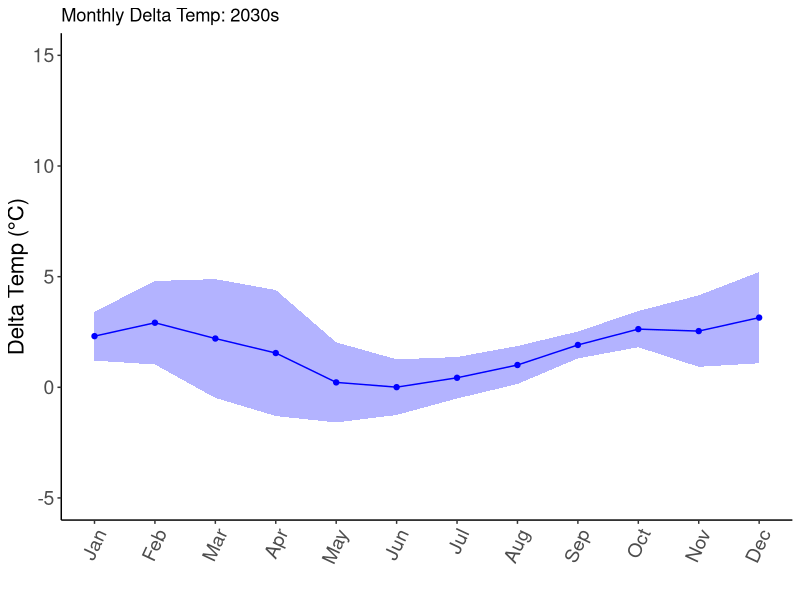
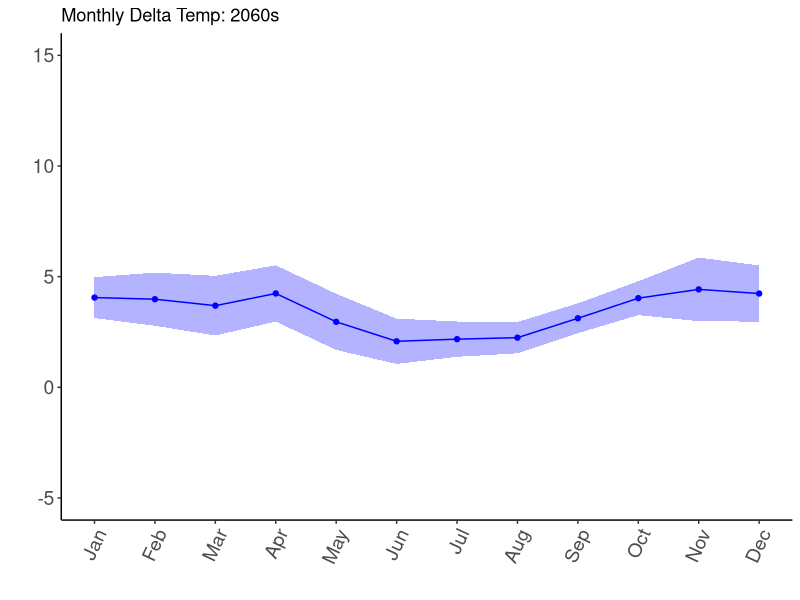
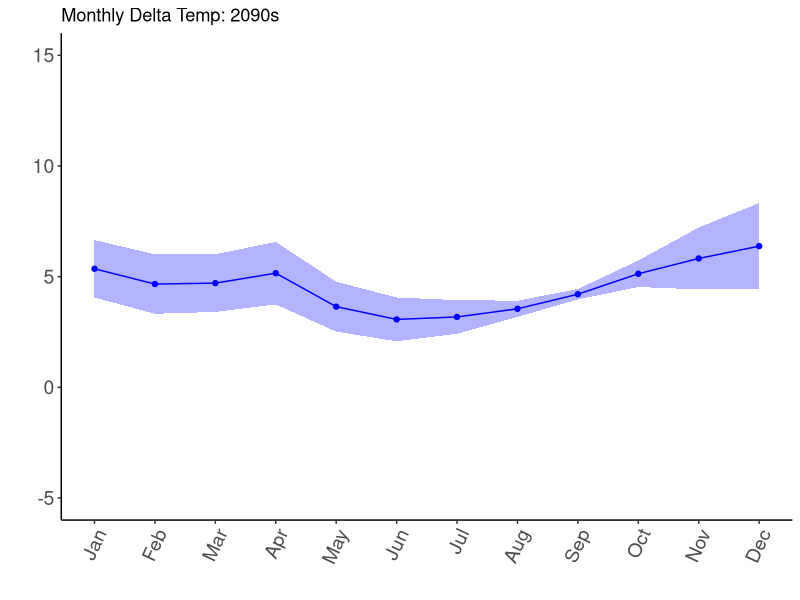
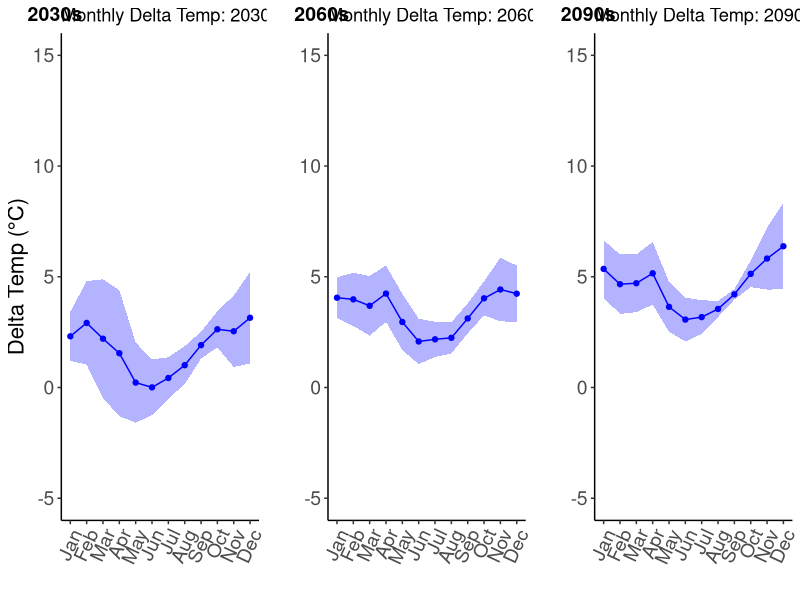

These charts were generated, in order, by the following R code:
#YF Monthly Temp Changes RCP 4.5

rm(list = ls())

# Load required libraries
library(dplyr)
library(ggplot2)
library(ggpubr)
library(lubridate)

# Read in the dataset (update file path as necessary)
# Assuming the dataset is stored in a CSV file
Mod_YF45 <- read.csv("Corr_Mod_YF45_0.csv")

# Convert 'time' to Date and extract year and month
Mod_YF45$time <- as.Date(Mod_YF45$time, format = "%Y-%m-%d")
Mod_YF45$Year <- year(Mod_YF45$time)
Mod_YF45$Month <- format(Mod_YF45$time, "%B")

# Calculate monthly averages for each decade
calculate_monthly_averages <- function(data, decade_start, decade_end) {
  # Initialize empty dataframe to store monthly averages
  monthly_avg_table <- data.frame(Pond = character(), Month = factor(), AvgTemp = numeric(), Year = integer(), stringsAsFactors = FALSE)
  
  # Loop through each year in the decade
  for (yr in decade_start:decade_end) {
    yearly_data <- data %>%
      filter(Year == yr)
    
    # Loop through each pond
    for (pond_name in unique(data$pond_name)) {
      pond_data <- yearly_data %>%
        filter(pond_name == pond_name)
      
      # Loop through each month
      for (month in month.name) {
        monthly_data <- pond_data %>%
          filter(Month == month)
        
        # Calculate the mean of 'med' for the current month
        avg_temp <- mean(monthly_data$med, na.rm = TRUE)
        
        # Append results to monthly_avg_table dataframe
        monthly_avg_table <- rbind(
          monthly_avg_table,
          data.frame(Pond = pond_name, Month = factor(month, levels = month.name), AvgTemp = avg_temp, Year = yr)
        )
      }
    }
  }
  
  return(monthly_avg_table)
}

# Calculate monthly averages for the historical and projected decades
monthly_means <- calculate_monthly_averages(Mod_YF45, 2012, 2020)
monthly_avg_2030s <- calculate_monthly_averages(Mod_YF45, 2030, 2039)
monthly_avg_2060s <- calculate_monthly_averages(Mod_YF45, 2060, 2069)
monthly_avg_2090s <- calculate_monthly_averages(Mod_YF45, 2090, 2099)

# Combine all datasets into one dataframe and add a Decade column
monthly_means <- monthly_means %>% mutate(Decade = "2020s")
monthly_avg_2030s <- monthly_avg_2030s %>% mutate(Decade = "2030s")
monthly_avg_2060s <- monthly_avg_2060s %>% mutate(Decade = "2060s")
monthly_avg_2090s <- monthly_avg_2090s %>% mutate(Decade = "2090s")

combined_monthly_avg <- bind_rows(monthly_means, monthly_avg_2030s, monthly_avg_2060s, monthly_avg_2090s)
str(combined_monthly_avg)

# Calculate the difference from the reference year (2020s)
reference_year_avg <- combined_monthly_avg %>%
  filter(Decade == "2020s") %>%
  group_by(Month) %>%
  summarise(avg_temp_ref_year = mean(AvgTemp, na.rm = TRUE))

combined_monthly_avg <- combined_monthly_avg %>%
  left_join(reference_year_avg, by = "Month") %>%
  mutate(diff_AvgTemp = AvgTemp - avg_temp_ref_year)

# Filter out the reference decade for further analysis
DeltaMonthly_YF45 <- combined_monthly_avg %>% filter(Decade != "2020s")

# Group by Month and Decade, calculate mean and standard deviation of differences
summary_stats2 <- DeltaMonthly_YF45 %>%
  mutate(Month = format(as.Date(paste0(Month, " 1 2000"), "%B %d %Y"), "%m")) %>%  # Standardize month to numeric
  group_by(Month, Decade) %>%
  summarise(
    mean_diff_AvgTemp = mean(diff_AvgTemp, na.rm = TRUE),
    sd_diff_AvgTemp = sd(diff_AvgTemp, na.rm = TRUE),
    .groups = "drop"
  )
summary_stats2

# Function to create plots for each decade
create_plot <- function(data, decade_label, y_label = "Delta Temp (°C)") {
  data <- data %>% mutate(Month = as.numeric(Month))  # Convert Month to numeric for plotting
  
  ggplot(data, aes(x = Month)) +
    geom_point(aes(y = mean_diff_AvgTemp), color = "blue") +
    geom_line(aes(y = mean_diff_AvgTemp), color = "blue") +
    geom_ribbon(aes(ymin = mean_diff_AvgTemp - sd_diff_AvgTemp, 
                    ymax = mean_diff_AvgTemp + sd_diff_AvgTemp), 
                fill = "blue", alpha = 0.3) +
    scale_x_continuous(breaks = 1:12, labels = month.abb) +
    ylim(-5, 15) +
    theme_classic() +
    labs(x = "", y = y_label, title = paste("Monthly Delta Temp:", decade_label)) +
    theme(
      axis.text.x = element_text(angle = 65, hjust = 1),
      axis.title = element_text(size = 16),
      axis.text = element_text(size = 14)
    )
}

# Create plots for each decade
MonthlyStats_2030 <- summary_stats2 %>% filter(Decade == "2030s")
MonthlyStats_2060 <- summary_stats2 %>% filter(Decade == "2060s")
MonthlyStats_2090 <- summary_stats2 %>% filter(Decade == "2090s")

MonthlyStats_2030Plot <- create_plot(MonthlyStats_2030, "2030s")
MonthlyStats_2030Plot
MonthlyStats_2060Plot <- create_plot(MonthlyStats_2060, "2060s", y_label = "")
MonthlyStats_2060Plot
MonthlyStats_2090Plot <- create_plot(MonthlyStats_2090, "2090s", y_label = "")
MonthlyStats_2090Plot

# Combine the plots into a single panel
DeltaMonth_YF45_plot <- ggarrange(
  MonthlyStats_2030Plot, 
  MonthlyStats_2060Plot, 
  MonthlyStats_2090Plot, 
  ncol = 3, 
  labels = c("2030s", "2060s", "2090s")
)
DeltaMonth_YF45_plot

# Save the combined plot
ggsave("Corr_DeltaMonthYF45.png", plot = DeltaMonth_YF45_plot, width = 12, height = 3)

# Save data as CSV files for each decade
write.csv(MonthlyStats_2030, file = "Corr_MonthlyStatsYF45_2030.csv", row.names = FALSE)
write.csv(MonthlyStats_2060, file = "Corr_MonthlyStatsYF45_2060.csv", row.names = FALSE)
write.csv(MonthlyStats_2090, file = "Corr_MonthlyStatsYF45_2090.csv", row.names = FALSE)
